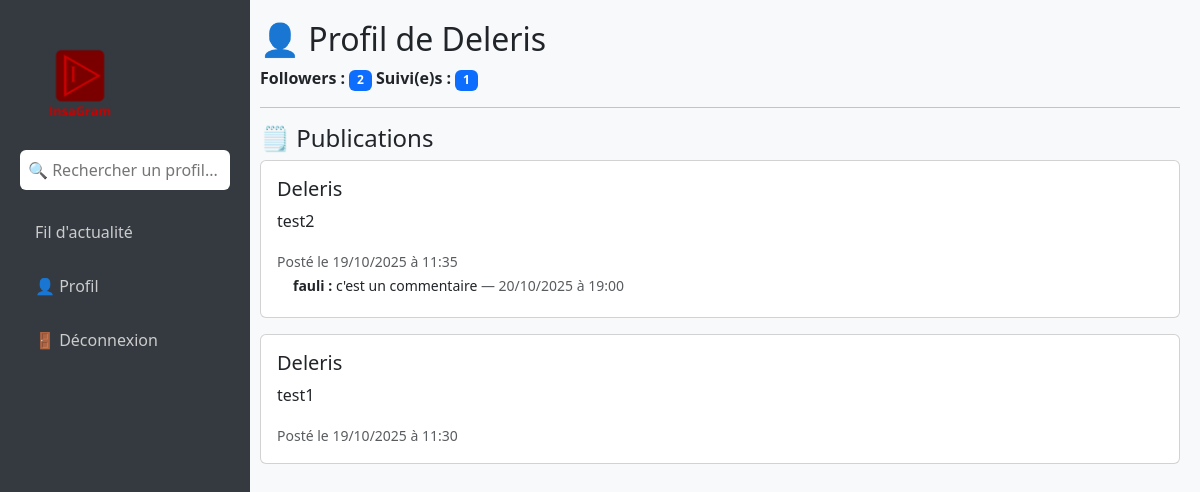
The app's page /user/roro with its own data.
### app.py (models this page shows, shortened)
class User(db.Model):
    id = db.Column(db.Integer, primary_key=True)
    name = db.Column(db.String(80), unique=False, nullable=False)
    username = db.Column(db.String(80), unique=True, nullable=False)
    password = db.Column(db.String(80), nullable=False)
    email = db.Column(db.String(120), unique=True, nullable=False)
    biography = db.Column(db.Text, nullable=True)
    posts = db.relationship('Post', backref='author', lazy=True)
    followed = db.relationship(
        'User',
        secondary=followers,
        primaryjoin=(followers.c.follower_id == id),
        secondaryjoin=(followers.c.followed_id == id),
        backref=db.backref('followers', lazy='dynamic'),
        lazy='dynamic'
    )
    @property
    def followers_count(self):
        return self.followers.count()
    @property
    def following_count(self):
        return self.followed.count()

class Post(db.Model):
    id = db.Column(db.Integer, primary_key=True)
    user_id = db.Column(db.Integer, db.ForeignKey('user.id'), nullable=False)
    content = db.Column(db.String(255), nullable=False)
    date_posted = db.Column(db.DateTime, default=lambda: datetime.now(PARIS))
    likes = db.relationship('Like', backref='post', lazy=True)
    comments = db.relationship('Comment', backref='post', lazy=True)

class Comment(db.Model):
    id = db.Column(db.Integer, primary_key=True)
    post_id = db.Column(db.Integer, db.ForeignKey('post.id'), nullable=False)
    user_id = db.Column(db.Integer, db.ForeignKey('user.id'), nullable=False)
    content = db.Column(db.String(255), nullable=False)
    date_posted = db.Column(db.DateTime, default=lambda: datetime.now(PARIS))
    author = db.relationship('User', backref='comments', lazy=True)
    likes = db.relationship('CommentLike', backref='comment', lazy=True)

### app.py (the view)
@app.route('/user/<username>')
def user_profile(username):
    user = User.query.filter_by(username=username).first_or_404()
    posts = Post.query.filter_by(user_id=user.id).order_by(Post.date_posted.desc()).all()
    current_user = None
    liked_post_ids = []
    liked_comment_ids = []
    if 'username' in session:
        current_user = User.query.filter_by(username=session['username']).first()
        liked_post_ids = [like.post_id for like in Like.query.filter_by(user_id=current_user.id).all()]
        liked_comment_ids = [like.comment_id for like in CommentLike.query.filter_by(user_id=current_user.id).all()]
    return render_template(
        'user_profile.html',
        user=user,
        posts=posts,
        current_user=current_user,
        liked_post_ids=liked_post_ids,
        liked_comment_ids=liked_comment_ids
    )

### templates/user_profile.html (shortened to what this page needs)
<!DOCTYPE html>
<html lang="fr">
<head>
    <link rel="stylesheet" href="https://cdn.jsdelivr.net/npm/bootstrap@5.3.0/dist/css/bootstrap.min.css">
</head>
<body>
    <div class="sidebar">
        <img src="{{ url_for('static', filename='images/LOGO_sidebar.png') }}" alt="Logo InsaGram" class="logo">
        <form class="search-box" method="GET" action="{{ url_for('search') }}">
            <input type="text" name="q" placeholder="🔍 Rechercher un profil..." aria-label="Rechercher">
        </form>
   <a href="{{ url_for('feed') }}"
        class="{% if request.endpoint == 'profile' %}active disabled{% endif %}"
        {% if request.endpoint == 'profile' %}tabindex="-1" aria-disabled="true"{% endif %}>
    Fil d'actualité
    <a href="{{ url_for('profile') }}"
        class="{% if request.endpoint == 'profile' %}active disabled{% endif %}"
        {% if request.endpoint == 'profile' %}tabindex="-1" aria-disabled="true"{% endif %}>
        👤 Profil
    </a>
        <a href="{{ url_for('logout') }}">🚪 Déconnexion</a>
    </div>
<div class="main-content">
    <h2>👤 Profil de {{ user.name }}</h2>
    <p>
        <b>Followers :</b> <span class="badge bg-primary">{{ user.followers_count }}</span>
        <b>Suivi(e)s :</b> <span class="badge bg-primary">{{ user.following_count }}</span>
    </p>
    <hr>
    <h4>🗒️ Publications</h4>
    {% for post in posts %}
    <div class="card mb-3">
        <div class="card-body">
             <h5 class="card-title mb-2">
                <a href="{{ url_for('user_profile', username=post.author.username) }}" class="text-decoration-none text-dark">
                    {{ post.author.name }}
                </a>
            </h5>
            <p class="card-text">{{ post.content }}</p>
            <small class="text-muted">Posté le {{ post.date_posted.strftime('%d/%m/%Y à %H:%M') }}</small>
            {% for comment in post.comments %}
            <div class="ms-3 mb-1">
                <small>
                    <b>
                        <a href="{{ url_for('user_profile', username=comment.author.username) }}" class="text-decoration-none text-dark">
                            {{ comment.author.name }}
                        </a>:
                    </b>
                    {{ comment.content }}
                    <span class="text-muted">— {{ comment.date_posted.strftime('%d/%m/%Y à %H:%M') }}</span>
                </small>
            </div>
            {% endfor %}
        </div>
    </div>
    {% endfor %}
</div>
</body>
</html>

### templates/user_profile.html (style rules this page uses)
body { display: flex; min-height: 100vh; background-color: #f8f9fa; }
.sidebar { width: 250px; background-color: #343a40; color: white; padding: 20px; position: fixed; height: 100%; top: 0; left: 0; }
.sidebar a { display: block; color: #ccc; text-decoration: none; padding: 10px 15px; border-radius: 8px; margin-bottom: 10px; }
.search-box input { width: 100%; padding: 8px; border: none; border-radius: 6px; margin-bottom: 20px; }
img.logo { width: 120px; margin-bottom: 10px; }
.main-content { margin-left: 270px; padding: 30px; width: 100%; }
.main-content { margin-left: 240px; width: calc(100% - 240px); padding: 20px; }

### records on screen
User: name "Deleris"
Post: author.name "Deleris", content "test2", date_posted "19/10/2025 à 11:35"
Comment: author.name "fauli", content "c'est un commentaire", date_posted "20/10/2025 à 19:00"
Post: author.name "Deleris", content "test1", date_posted "19/10/2025 à 11:30"

### other values on screen
{{ user.followers_count }} "2"
{{ user.following_count }} "1"
